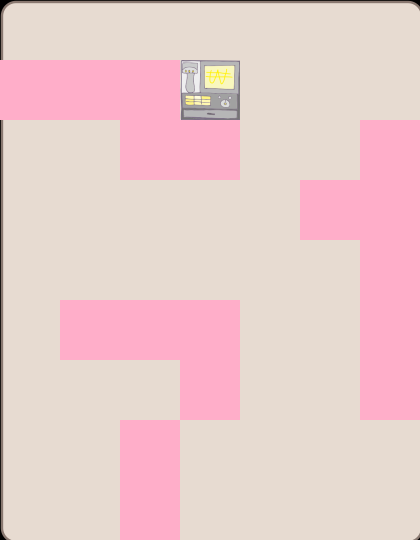

This game map was drawn from its Tiled (.tmx) file and the tilesets committed beside it. A one-line description and the trimmed map source follow:
An orthogonal 7x9 tile map with 60x60 px tiles, 3 tile layers (background, wall, Items), 3 tilesets and 15 objects (counter, item1, item3, item4, item2, ...).

<map version="1.0" orientation="orthogonal" width="7" height="9" tilewidth="60" tileheight="60">
 <tileset firstgid="1" name="background1" tilewidth="60" tileheight="60">
  <image source="background1.png" width="424" height="544" />
 </tileset>
 <tileset firstgid="64" source="metaset1.tsx" />
 <tileset firstgid="65" name="wall" tilewidth="60" tileheight="60">
  <image source="wall.png" width="120" height="120" />
 </tileset>
 <layer name="background" width="7" height="9">
  <data>[63 cells, 63 non-empty, 63 distinct tile ids]</data>
 </layer>
 <layer name="wall" width="7" height="9">
  <data>[63 cells, 18 non-empty, 4 distinct tile ids]</data>
 </layer>
 <layer name="Items" width="7" height="9">
  <data>[63 cells, 17 non-empty, 1 distinct tile ids]</data>
 </layer>
 <objectgroup name="endPoint" width="7" height="9">
  <object name="counter" x="187" y="66" width="45" height="44" />
 </objectgroup>
 <objectgroup name="items" width="7" height="9">
  <object name="item1" x="65" y="125" width="47" height="46" />
  <object name="item3" x="244" y="245" width="48" height="46" />
  <object name="item4" x="66" y="369" width="45" height="41" />
  <object name="item2" x="308" y="129" width="46" height="43" />
 </objectgroup>
 <objectgroup name="foods" width="7" height="9">
  <object name="food1" x="131" y="5" width="47" height="48" />
  <object name="food2" x="248" y="129" width="45" height="44" />
  <object name="food3" x="367" y="68" width="44" height="43" />
  <object name="food4" x="65" y="248" width="44" height="45" />
  <object name="food5" x="9" y="308" width="43" height="42" />
  <object name="food6" x="129" y="368" width="43" height="41" />
  <object name="food7" x="185" y="431" width="45" height="40" />
  <object name="food8" x="184" y="252" width="45" height="40" />
 </objectgroup>
 <objectgroup name="object" width="7" height="9">
  <object name="character" x="305" y="246" width="47" height="44" />
 </objectgroup>
 <objectgroup name="obstacle" width="7" height="9">
  <object name="obstaclePoint" x="124" y="183" width="49" height="53" />
 </objectgroup>
</map>
